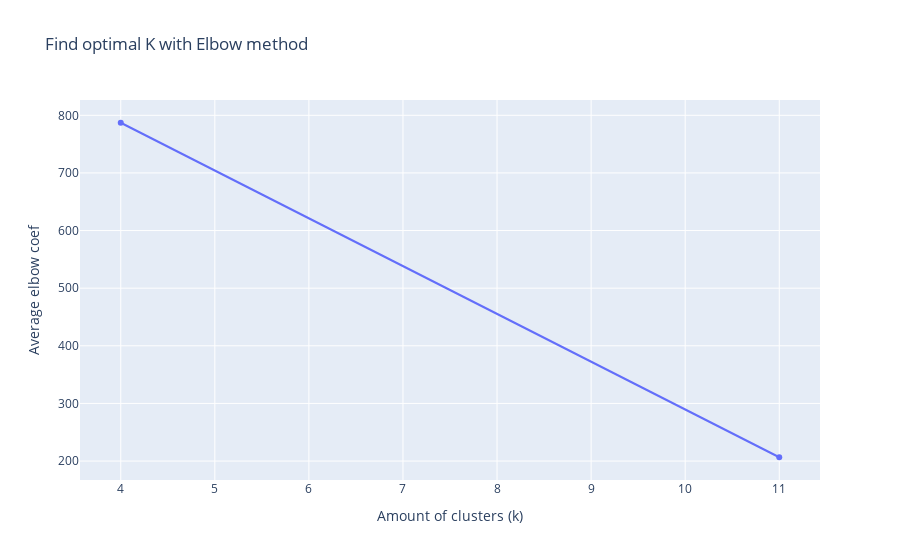

Here is the notebook cell this chart was saved with:
### Code cell
inertia =[]
k_range = (4, 11)
for k in k_range:
    kmeans = KMeans(n_clusters = k, random_state = 0)
    kmeans.fit(X)
    inertia.append(kmeans.inertia_)

fig_score = px.line(
    x=list(k_range),
    y=inertia,
    markers=True,
    labels={'x': 'Amount of clusters (k)', 'y': 'Average elbow coef'},
    title='Find optimal K with Elbow method '
)
fig_score.show()

### Figure 1 — Plotly figure (JSON) as saved in the notebook; plotly's stock layout.template omitted (floating-point values rounded to 4 significant figures)
{"data": [{"hovertemplate": "Amount of clusters (k)=%{x}<br>Average elbow coef=%{y}<extra></extra>", "legendgroup": "", "line": {"color": "#636efa", "dash": "solid"}, "marker": {"symbol": "circle"}, "mode": "lines+markers", "name": "", "orientation": "v", "showlegend": false, "type": "scatter", "x": [4, 11], "xaxis": "x", "y": [787.1, 206.6], "yaxis": "y"}], "layout": {"legend": {"tracegroupgap": 0}, "title": {"text": "Find optimal K with Elbow method "}, "xaxis": {"anchor": "y", "domain": [0, 1], "title": {"text": "Amount of clusters (k)"}}, "yaxis": {"anchor": "x", "domain": [0, 1], "title": {"text": "Average elbow coef"}}}}
